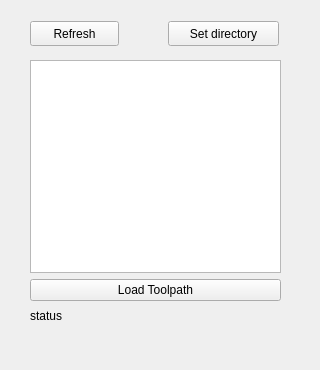
<?xml version="1.0" encoding="UTF-8"?>
<ui version="4.0">
 <class>widget</class>
 <widget class="QWidget" name="widget">
  <property name="geometry">
   <rect>
    <x>0</x>
    <y>0</y>
    <width>320</width>
    <height>370</height>
   </rect>
  </property>
  <property name="minimumSize">
   <size>
    <width>320</width>
    <height>370</height>
   </size>
  </property>
  <property name="windowTitle">
   <string>Toolpath Interface</string>
  </property>
  <widget class="QLabel" name="label_status">
   <property name="geometry">
    <rect>
     <x>30</x>
     <y>280</y>
     <width>251</width>
     <height>71</height>
    </rect>
   </property>
   <property name="text">
    <string>status</string>
   </property>
  </widget>
  <widget class="QWidget" name="verticalLayoutWidget">
   <property name="geometry">
    <rect>
     <x>30</x>
     <y>60</y>
     <width>251</width>
     <height>241</height>
    </rect>
   </property>
   <layout class="QVBoxLayout" name="verticalLayout">
    <item>
     <widget class="QListWidget" name="list_toolpaths"/>
    </item>
    <item>
     <widget class="QPushButton" name="button_load">
      <property name="text">
       <string>Load Toolpath</string>
      </property>
     </widget>
    </item>
   </layout>
  </widget>
  <widget class="QPushButton" name="button_refresh_list">
   <property name="geometry">
    <rect>
     <x>30</x>
     <y>21</y>
     <width>89</width>
     <height>25</height>
    </rect>
   </property>
   <property name="text">
    <string>Refresh</string>
   </property>
  </widget>
  <widget class="QPushButton" name="button_set_directory">
   <property name="geometry">
    <rect>
     <x>168</x>
     <y>21</y>
     <width>111</width>
     <height>25</height>
    </rect>
   </property>
   <property name="text">
    <string>Set directory</string>
   </property>
  </widget>
 </widget>
 <resources/>
 <connections/>
</ui>
